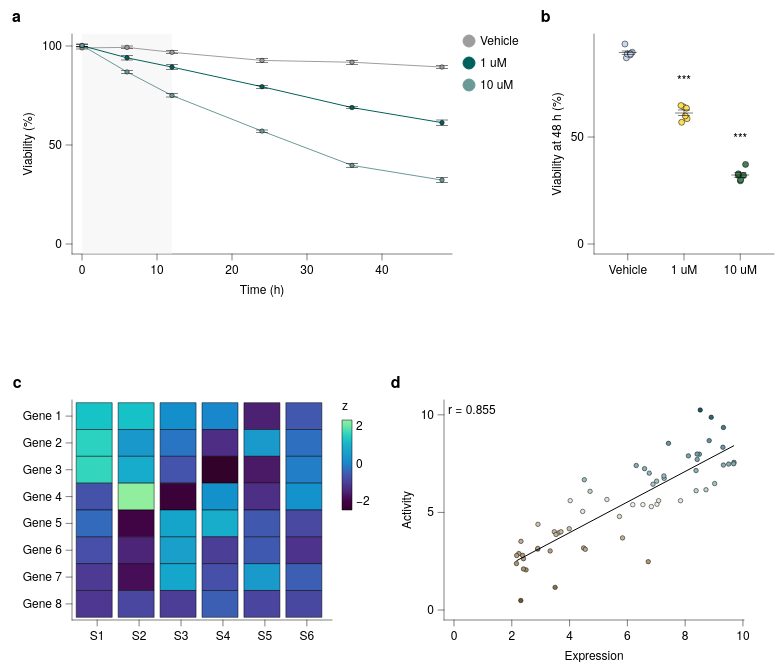

Here is the Vega-Lite specification saved for this chart:
### Vega-Lite specification from a JSON file in a GitHub repository (floating-point values rounded to 4 significant figures)
{"background": null, "config": {"arc": {"fill": "#DBDBDB", "fillOpacity": 1.0, "innerRadius": 25.0, "padAngle": 0.03, "stroke": "black", "strokeOpacity": 1, "strokeWidth": 0.25}, "area": {"fill": "#DBDBDB", "fillOpacity": 1.0, "stroke": "black", "strokeOpacity": 1, "strokeWidth": 0.25}, "axis": {"domain": true, "domainCap": "round", "domainColor": "black", "domainWidth": 0.25, "grid": false, "gridCap": "round", "gridColor": "#F1F1F1", "gridDash": [0, 0], "gridOpacity": 1.0, "gridWidth": 0.25, "labelColor": "black", "labelFont": "Helvetica Neue, HelveticaNeue, Helvetica, Arial, sans-serif", "labelFontSize": 6, "labelFontStyle": "normal", "labelFontWeight": 400, "offset": 0, "ticks": true, "tickCap": "round", "tickColor": "black", "tickRound": false, "tickSize": 3.0, "tickWidth": 0.25, "titleColor": "black", "titleFont": "Helvetica Neue, HelveticaNeue, Helvetica, Arial, sans-serif", "titleFontSize": 6, "titleFontStyle": "normal", "titleFontWeight": 400}, "axisX": {"domain": true, "labelAlign": "center", "labelAngle": 0, "labels": true, "ticks": true, "translate": 0}, "axisY": {"domain": true, "labelAlign": "right", "labelAngle": 0, "labels": true, "ticks": true, "translate": 0}, "axisRight": {"domain": true, "labelAlign": "left", "labelAngle": 0, "labels": true, "ticks": true, "translate": 0}, "axisTop": {"domain": true, "labelAlign": "center", "labelAngle": 0, "labels": true, "ticks": true, "translate": 0}, "axisBand": {"tickOffset": 0}, "bar": {"fill": "#DBDBDB", "fillOpacity": 1.0, "stroke": "black", "strokeOpacity": 1, "strokeWidth": 0.25}, "boxplot": {"size": 9.0, "ticks": {"cornerRadius": 0.25, "fill": "black", "opacity": 1, "size": 4.5, "thickness": 0.25}, "box": {"fillOpacity": 1.0, "stroke": "black", "strokeOpacity": 1, "strokeWidth": 0.25}, "median": {"cornerRadius": 0, "fill": "black", "fillOpacity": 1.0, "opacity": 1, "size": 9.0, "thickness": 0.25}, "rule": {"fill": "black", "fillOpacity": 1.0, "size": 10.0, "stroke": "black", "strokeDash": [0, 0], "strokeOpacity": 1, "strokeWidth": 0.25}, "outliers": {"color": "black", "fill": "black", "fillOpacity": 1.0, "size": 0, "stroke": "black", "strokeOpacity": 1, "strokeWidth": 0.25}}, "circle": {"fill": "black", "fillOpacity": 1.0, "size": 1.25, "stroke": null, "strokeOpacity": 1, "strokeWidth": 0.25}, "errorband": {"band": {"fillOpacity": 0.6, "stroke": null, "strokeWidth": 0.25, "strokeOpacity": 1}, "borders": {"opacity": 0, "strokeOpacity": 1, "strokeWidth": 0.25}}, "errorbar": {"opacity": 1, "rule": {"strokeDash": [0, 0], "strokeWidth": 0.25}, "ticks": {"color": "black", "cornerRadius": 0.125, "opacity": 1, "size": 6.0, "thickness": 0.25}, "thickness": 0.25}, "font": "Helvetica Neue, HelveticaNeue, Helvetica, Arial, sans-serif", "geoshape": {"fill": "#DBDBDB", "fillOpacity": 1.0, "stroke": "black", "strokeOpacity": 1, "strokeWidth": 0.25}, "header": {"labelColor": "black", "labelFont": "Helvetica Neue, HelveticaNeue, Helvetica, Arial, sans-serif", "labelFontSize": 6, "labelFontStyle": "normal", "labelFontWeight": 400, "titleColor": "black", "titleFont": "Helvetica Neue, HelveticaNeue, Helvetica, Arial, sans-serif", "titleFontSize": 6, "titleFontStyle": "normal", "titleFontWeight": 400, "titlePadding": 0}, "legend": {"disable": false, "offset": 4.5, "titlePadding": 4, "labelOffset": 2, "gradientLabelOffset": 2, "columnPadding": 4, "rowPadding": 2, "gradientThickness": 5, "gradientOpacity": 1.0, "gradientStrokeColor": "black", "gradientStrokeWidth": 0.25, "labelColor": "black", "labelFont": "Helvetica Neue, HelveticaNeue, Helvetica, Arial, sans-serif", "labelFontSize": 6, "labelFontStyle": "normal", "labelFontWeight": 400, "strokeColor": "black", "strokeWidth": 0, "symbolSize": 36, "symbolStrokeColor": "black", "symbolStrokeWidth": 0.25, "titleColor": "black", "titleFont": "Helvetica Neue, HelveticaNeue, Helvetica, Arial, sans-serif", "titleFontSize": 6, "titleFontStyle": "normal", "titleFontWeight": 400}, "line": {"color": "black", "stroke": "black", "strokeCap": "butt", "strokeDash": [0, 0], "strokeOpacity": 1, "strokeWidth": 0.5}, "point": {"filled": true, "fill": "#DBDBDB", "fillOpacity": 1.0, "size": 5.0, "stroke": "black", "strokeOpacity": 1, "strokeWidth": 0.25}, "range": {"category": ["#9D9D9D", "#28287D", "#004225", "#47266F", "#00605D", "#DBDBDB", "#7983C1", "#6E927B", "#937FB4", "#699A97"], "diverging": {"scheme": ["#4F4265", "#6A5C82", "#85789D", "#A196B7", "#BDB5CE", "#D8D6DD", "#F6F6F6", "#CED8D7", "#9DBFBD", "#75A3A0", "#518683", "#326967", "#164D4B"]}, "heatmap": {"scheme": ["#440154", "#472270", "#433E82", "#38598C", "#2C728E", "#238A8D", "#24A086", "#39B578", "#5DC862", "#96D646", "#CAE02D", "#FDE724"]}, "ordinal": {"scheme": ["#F1F1F1", "#DBDBDB", "#C6C6C6", "#B2B2B2", "#9D9D9D", "#898989", "#767676", "#636363", "#515151", "#404040", "#2F2F2F", "#1F1F1F"]}, "ramp": {"scheme": ["#440154", "#472270", "#433E82", "#38598C", "#2C728E", "#238A8D", "#24A086", "#39B578", "#5DC862", "#96D646", "#CAE02D", "#FDE724"]}}, "rule": {"color": "black", "stroke": "black", "strokeCap": "round", "strokeDash": [2, 2], "strokeOpacity": 1, "strokeWidth": 0.25}, "scale": {"barBandPaddingInner": 0.1, "rectBandPaddingInner": 0, "tickBandPaddingInner": 0.1, "bandPaddingOuter": 0.1, "bandWithNestedOffsetPaddingInner": 0.2, "bandWithNestedOffsetPaddingOuter": 0.2, "offsetBandPaddingInner": 0, "offsetBandPaddingOuter": 0, "continuousPadding": 5.0, "round": false}, "rect": {"fill": "#DBDBDB", "fillOpacity": 1.0, "stroke": "black", "strokeOpacity": 1, "strokeWidth": 0.25}, "square": {"fill": "#DBDBDB", "fillOpacity": 1.0, "size": 10.0, "stroke": "black", "strokeOpacity": 1, "strokeWidth": 0.25}, "text": {"color": "black", "font": "Helvetica Neue, HelveticaNeue, Helvetica, Arial, sans-serif", "fontSize": 6, "fontStyle": "normal", "fontWeight": 400}, "tick": {"color": "black", "cornerRadius": 0.125, "opacity": 1.0, "size": 9.0, "thickness": 0.25}, "title": {"anchor": "middle", "frame": "group", "color": "black", "font": "Helvetica Neue, HelveticaNeue, Helvetica, Arial, sans-serif", "fontSize": 6, "fontStyle": "normal", "fontWeight": 400, "subtitleColor": "black", "subtitleFont": "Helvetica Neue, HelveticaNeue, Helvetica, Arial, sans-serif", "subtitleFontSize": 6, "subtitleFontStyle": "normal", "subtitleFontWeight": 400}, "trail": {"color": "black", "opacity": 1, "size": 0.5}, "view": {"continuousWidth": 100, "continuousHeight": 100, "discreteWidth": 100, "discreteHeight": 100, "fill": null, "stroke": null, "strokeWidth": 0.25}}, "vconcat": [{"hconcat": [{"vconcat": [{"layer": [{"mark": {"type": "rect", "color": "#F1F1F1", "cornerRadius": 0, "opacity": 0.5, "stroke": null, "strokeOpacity": 0, "strokeWidth": 0}, "encoding": {"x": {"datum": 0.0}, "x2": {"datum": 12.0}}, "name": "__dsshade_1"}, {"data": {"name": "data-2df8fcd8789482323111f1ef45e04648"}, "mark": {"type": "line"}, "encoding": {"color": {"field": "dose", "scale": {"range": ["#9D9D9D", "#00605D", "#699A97"]}, "sort": ["Vehicle", "1 uM", "10 uM"], "title": null, "type": "nominal"}, "x": {"field": "hour", "scale": {"domain": [0, 48], "nice": false}, "title": "Time (h)", "type": "quantitative"}, "y": {"aggregate": "mean", "field": "viability", "title": "Viability (%)", "type": "quantitative", "scale": {"nice": false}}}}, {"data": {"name": "data-2df8fcd8789482323111f1ef45e04648"}, "mark": {"type": "errorbar", "extent": "stderr"}, "encoding": {"detail": {"field": "dose", "type": "nominal"}, "x": {"field": "hour", "scale": {"domain": [0, 48], "nice": false}, "title": "Time (h)", "type": "quantitative"}, "y": {"field": "viability", "title": "", "type": "quantitative", "scale": {"nice": false}}}}, {"data": {"name": "data-2df8fcd8789482323111f1ef45e04648"}, "mark": {"type": "point", "filled": true}, "encoding": {"color": {"field": "dose", "scale": {"range": ["#9D9D9D", "#00605D", "#699A97"]}, "sort": ["Vehicle", "1 uM", "10 uM"], "title": null, "type": "nominal"}, "x": {"field": "hour", "scale": {"domain": [0, 48], "nice": false}, "title": "Time (h)", "type": "quantitative"}, "y": {"aggregate": "mean", "field": "viability", "title": "", "type": "quantitative", "scale": {"nice": false}}}}], "height": 110, "width": 190}], "data": {"name": "data-f649f9d1c293ec8042ca0358e3477a5a"}, "name": "__dsfigure_label_1", "title": {"text": "a", "anchor": "start", "dx": -5, "dy": 0, "fontSize": 8, "fontWeight": 700, "frame": "bounds"}}, {"vconcat": [{"layer": [{"data": {"name": "data-57725c74331da9a384eb74789823cfd5"}, "mark": {"type": "circle", "opacity": 1.0, "size": 9.0, "stroke": "black", "strokeOpacity": 1, "strokeWidth": 0.25}, "encoding": {"color": {"field": "dose", "legend": null, "scale": {"domain": ["Vehicle", "1 uM", "10 uM"], "range": ["#C6D9F1", "#FDDD5D", "#438156"]}, "sort": ["Vehicle", "1 uM", "10 uM"], "title": null, "type": "nominal"}, "x": {"axis": {}, "field": "dose", "scale": {"domain": ["Vehicle", "1 uM", "10 uM"]}, "sort": ["Vehicle", "1 uM", "10 uM"], "title": null, "type": "nominal"}, "xOffset": {"field": "jitter_x", "scale": {"domain": [-2.65, 2.65], "range": [8.6, 13.9]}, "type": "quantitative"}, "y": {"field": "viability", "title": "Viability at 48 h (%)", "type": "quantitative", "scale": {"nice": false}}}}, {"data": {"name": "data-367dc2c68b38cfd54792e89a209c9a37"}, "mark": {"type": "errorbar"}, "encoding": {"x": {"axis": {}, "field": "dose", "scale": {"domain": ["Vehicle", "1 uM", "10 uM"]}, "sort": ["Vehicle", "1 uM", "10 uM"], "title": null, "type": "nominal"}, "y": {"field": "__mean", "title": "Viability at 48 h (%)", "type": "quantitative", "scale": {"nice": false}}, "yError": {"field": "__error"}}}, {"data": {"name": "data-367dc2c68b38cfd54792e89a209c9a37"}, "mark": {"type": "tick"}, "encoding": {"x": {"axis": {}, "field": "dose", "scale": {"domain": ["Vehicle", "1 uM", "10 uM"]}, "sort": ["Vehicle", "1 uM", "10 uM"], "title": null, "type": "nominal"}, "y": {"field": "__mean", "title": "Viability at 48 h (%)", "type": "quantitative", "scale": {"nice": false}}}}, {"layer": [{"data": {"values": [{"y": 64.74, "label": "***", "__dysonsphere__": 1}]}, "mark": {"type": "text", "align": "center", "baseline": "bottom", "dy": -10.0, "fontSize": 6}, "encoding": {"text": {"field": "label", "type": "nominal"}, "x": {"value": 45.0}, "y": {"field": "y", "type": "quantitative", "scale": {"nice": false}}}}, {"data": {"values": [{"y": 37.21, "label": "***", "__dysonsphere__": 1}]}, "mark": {"type": "text", "align": "center", "baseline": "bottom", "dy": -10.0, "fontSize": 6}, "encoding": {"text": {"field": "label", "type": "nominal"}, "x": {"value": 73.12}, "y": {"field": "y", "type": "quantitative", "scale": {"nice": false}}}}], "name": "__dysonsphere_750940f550e4b966_1"}], "height": 110, "width": 90}], "name": "__dsfigure_label_2", "title": {"text": "b", "anchor": "start", "dx": -5, "dy": 0, "fontSize": 8, "fontWeight": 700, "frame": "bounds"}}], "resolve": {"scale": {"color": "independent"}}, "spacing": 10}, {"hconcat": [{"vconcat": [{"mark": {"type": "rect"}, "encoding": {"color": {"field": "z", "scale": {"range": ["#32022B", "#43044D", "#4D338C", "#484DA6", "#1D83CA", "#1D9CCB", "#23B5C9", "#4DE0B4", "#91EE9F"]}, "title": "z", "type": "quantitative", "legend": {"gradientLength": 45.0}}, "x": {"field": "sample", "title": null, "type": "nominal"}, "y": {"field": "gene", "title": null, "type": "nominal"}}, "height": 110, "width": 130}], "data": {"name": "data-a21647c02a1d24cb6cbfe2bbd9a7734f"}, "name": "__dsfigure_label_3", "title": {"text": "c", "anchor": "start", "dx": -5, "dy": 0, "fontSize": 8, "fontWeight": 700, "frame": "bounds"}}, {"vconcat": [{"layer": [{"data": {"name": "data-049ae1e054d46cab2c22a6cf55834b21"}, "mark": {"type": "point", "filled": true}, "encoding": {"color": {"field": "activity", "legend": null, "scale": {"range": ["#6F572A", "#9E875F", "#B5A17F", "#CABBA2", "#F4F1E9", "#9DBFC6", "#78A5AF", "#558B96", "#1A5762"]}, "title": null, "type": "quantitative"}, "x": {"field": "expression", "title": "Expression", "type": "quantitative", "scale": {"nice": false}}, "y": {"field": "activity", "title": "Activity", "type": "quantitative", "scale": {"nice": false}}}}, {"layer": [{"data": {"name": "data-ff6682bfcc01d8060f743c19712dd229"}, "mark": {"type": "line"}, "encoding": {"x": {"field": "expression", "type": "quantitative", "scale": {"nice": false}}, "y": {"field": "activity", "type": "quantitative", "scale": {"nice": false}}}}, {"data": {"values": [{"__dysonsphere__": 1}]}, "mark": {"type": "text", "align": "left", "angle": 0, "baseline": "top", "dx": 0, "dy": 0, "fontSize": 6, "opacity": 1.0}, "encoding": {"text": {"value": "r = 0.855"}, "x": {"value": 2}, "y": {"value": 2}}}], "name": "__dysonsphere_4a0d6e838e0e7d52_2"}], "height": 110, "width": 150}], "name": "__dsfigure_label_4", "title": {"text": "d", "anchor": "start", "dx": -5, "dy": 0, "fontSize": 8, "fontWeight": 700, "frame": "bounds"}}], "resolve": {"scale": {"color": "independent"}}, "spacing": 10}], "resolve": {"scale": {"color": "independent"}}, "spacing": 40, "$schema": "https://vega.github.io/schema/vega-lite/v6.4.1.json", "datasets": {"data-f649f9d1c293ec8042ca0358e3477a5a": [{"__dummy": 0, "__dysonsphere__": 1}], "data-2df8fcd8789482323111f1ef45e04648": [{"dose": "Vehicle", "hour": 0, "viability": 100.0}, {"dose": "Vehicle", "hour": 0, "viability": 100.7}, {"dose": "Vehicle", "hour": 0, "viability": 99.31}, {"dose": "Vehicle", "hour": 0, "viability": 97.77}, {"dose": "Vehicle", "hour": 0, "viability": 98.86}, {"dose": "Vehicle", "hour": 0, "viability": 97.52}, {"dose": "Vehicle", "hour": 6, "viability": 98.96}, {"dose": "Vehicle", "hour": 6, "viability": 102.2}, {"dose": "Vehicle", "hour": 6, "viability": 97.58}, {"dose": "Vehicle", "hour": 6, "viability": 97.26}, {"dose": "Vehicle", "hour": 6, "viability": 100.0}, {"dose": "Vehicle", "hour": 6, "viability": 99.7}, {"dose": "Vehicle", "hour": 12, "viability": 97.89}, {"dose": "Vehicle", "hour": 12, "viability": 95.3}, {"dose": "Vehicle", "hour": 12, "viability": 97.56}, {"dose": "Vehicle", "hour": 12, "viability": 99.37}, {"dose": "Vehicle", "hour": 12, "viability": 94.27}, {"dose": "Vehicle", "hour": 12, "viability": 96.48}, {"dose": "Vehicle", "hour": 24, "viability": 90.56}, {"dose": "Vehicle", "hour": 24, "viability": 92.09}, {"dose": "Vehicle", "hour": 24, "viability": 90.71}, {"dose": "Vehicle", "hour": 24, "viability": 94.73}, {"dose": "Vehicle", "hour": 24, "viability": 92.14}, {"dose": "Vehicle", "hour": 24, "viability": 95.99}, {"dose": "Vehicle", "hour": 36, "viability": 93.44}, {"dose": "Vehicle", "hour": 36, "viability": 92.59}, {"dose": "Vehicle", "hour": 36, "viability": 86.76}, {"dose": "Vehicle", "hour": 36, "viability": 91.71}, {"dose": "Vehicle", "hour": 36, "viability": 92.93}, {"dose": "Vehicle", "hour": 36, "viability": 93.34}, {"dose": "Vehicle", "hour": 48, "viability": 87.02}, {"dose": "Vehicle", "hour": 48, "viability": 89.65}, {"dose": "Vehicle", "hour": 48, "viability": 88.4}, {"dose": "Vehicle", "hour": 48, "viability": 88.82}, {"dose": "Vehicle", "hour": 48, "viability": 93.5}, {"dose": "Vehicle", "hour": 48, "viability": 88.83}, {"dose": "1 uM", "hour": 0, "viability": 99.92}, {"dose": "1 uM", "hour": 0, "viability": 102.2}, {"dose": "1 uM", "hour": 0, "viability": 98.54}, {"dose": "1 uM", "hour": 0, "viability": 99.72}, {"dose": "1 uM", "hour": 0, "viability": 100.3}, {"dose": "1 uM", "hour": 0, "viability": 100.2}, {"dose": "1 uM", "hour": 6, "viability": 91.11}, {"dose": "1 uM", "hour": 6, "viability": 94.37}, {"dose": "1 uM", "hour": 6, "viability": 97.57}, {"dose": "1 uM", "hour": 6, "viability": 90.31}, {"dose": "1 uM", "hour": 6, "viability": 96.32}, {"dose": "1 uM", "hour": 6, "viability": 94.47}, {"dose": "1 uM", "hour": 12, "viability": 87.09}, {"dose": "1 uM", "hour": 12, "viability": 93.69}, {"dose": "1 uM", "hour": 12, "viability": 90.6}, {"dose": "1 uM", "hour": 12, "viability": 85.69}, {"dose": "1 uM", "hour": 12, "viability": 88.88}, {"dose": "1 uM", "hour": 12, "viability": 90.13}, {"dose": "1 uM", "hour": 24, "viability": 78.19}, {"dose": "1 uM", "hour": 24, "viability": 80.37}, {"dose": "1 uM", "hour": 24, "viability": 78.5}, {"dose": "1 uM", "hour": 24, "viability": 80.33}, {"dose": "1 uM", "hour": 24, "viability": 82.26}, {"dose": "1 uM", "hour": 24, "viability": 76.97}, {"dose": "1 uM", "hour": 36, "viability": 70.28}, {"dose": "1 uM", "hour": 36, "viability": 68.61}, {"dose": "1 uM", "hour": 36, "viability": 70.09}, {"dose": "1 uM", "hour": 36, "viability": 66.8}, {"dose": "1 uM", "hour": 36, "viability": 68.32}, {"dose": "1 uM", "hour": 36, "viability": 69.28}, {"dose": "1 uM", "hour": 48, "viability": 64.13}, {"dose": "1 uM", "hour": 48, "viability": 64.74}, {"dose": "1 uM", "hour": 48, "viability": 58.57}, {"dose": "1 uM", "hour": 48, "viability": 59.89}, {"dose": "1 uM", "hour": 48, "viability": 63.5}, {"dose": "1 uM", "hour": 48, "viability": 56.9}, {"dose": "10 uM", "hour": 0, "viability": 98.84}, {"dose": "10 uM", "hour": 0, "viability": 99.76}, {"dose": "10 uM", "hour": 0, "viability": 103.1}, {"dose": "10 uM", "hour": 0, "viability": 101.7}, {"dose": "10 uM", "hour": 0, "viability": 99.18}, {"dose": "10 uM", "hour": 0, "viability": 99.08}, {"dose": "10 uM", "hour": 6, "viability": 85.96}, {"dose": "10 uM", "hour": 6, "viability": 90.4}, {"dose": "10 uM", "hour": 6, "viability": 85.52}, {"dose": "10 uM", "hour": 6, "viability": 85.83}, {"dose": "10 uM", "hour": 6, "viability": 87.47}, {"dose": "10 uM", "hour": 6, "viability": 86.29}, {"dose": "10 uM", "hour": 12, "viability": 74.48}, {"dose": "10 uM", "hour": 12, "viability": 72.19}, {"dose": "10 uM", "hour": 12, "viability": 74.95}, {"dose": "10 uM", "hour": 12, "viability": 73.87}, {"dose": "10 uM", "hour": 12, "viability": 77.89}, {"dose": "10 uM", "hour": 12, "viability": 76.61}, {"dose": "10 uM", "hour": 24, "viability": 56.15}, {"dose": "10 uM", "hour": 24, "viability": 57.89}, {"dose": "10 uM", "hour": 24, "viability": 55.36}, {"dose": "10 uM", "hour": 24, "viability": 58.84}, {"dose": "10 uM", "hour": 24, "viability": 56.2}, {"dose": "10 uM", "hour": 24, "viability": 57.67}, {"dose": "10 uM", "hour": 36, "viability": 38.92}, {"dose": "10 uM", "hour": 36, "viability": 43.01}, {"dose": "10 uM", "hour": 36, "viability": 37.93}, {"dose": "10 uM", "hour": 36, "viability": 37.06}, {"dose": "10 uM", "hour": 36, "viability": 41.39}, {"dose": "10 uM", "hour": 36, "viability": 39.9}, {"dose": "10 uM", "hour": 48, "viability": 32.01}, {"dose": "10 uM", "hour": 48, "viability": 37.21}, {"dose": "10 uM", "hour": 48, "viability": 29.52}, {"dose": "10 uM", "hour": 48, "viability": 30.04}, {"dose": "10 uM", "hour": 48, "viability": 32.11}, {"dose": "10 uM", "hour": 48, "viability": 32.83}], "data-57725c74331da9a384eb74789823cfd5": [{"dose": "Vehicle", "hour": 48, "viability": 87.02, "jitter_x": -0.6855}, {"dose": "Vehicle", "hour": 48, "viability": 89.65, "jitter_x": 2.252}, {"dose": "Vehicle", "hour": 48, "viability": 88.4, "jitter_x": 1.224}, {"dose": "Vehicle", "hour": 48, "viability": 88.82, "jitter_x": -0.2527}, {"dose": "Vehicle", "hour": 48, "viability": 93.5, "jitter_x": -1.419}, {"dose": "Vehicle", "hour": 48, "viability": 88.83, "jitter_x": 1.329}, {"dose": "1 uM", "hour": 48, "viability": 64.13, "jitter_x": -0.221}, {"dose": "1 uM", "hour": 48, "viability": 64.74, "jitter_x": -1.523}, {"dose": "1 uM", "hour": 48, "viability": 58.57, "jitter_x": 1.532}, {"dose": "1 uM", "hour": 48, "viability": 59.89, "jitter_x": 0.6424}, {"dose": "1 uM", "hour": 48, "viability": 63.5, "jitter_x": 1.261}, {"dose": "1 uM", "hour": 48, "viability": 56.9, "jitter_x": -1.167}, {"dose": "10 uM", "hour": 48, "viability": 32.01, "jitter_x": 1.659}, {"dose": "10 uM", "hour": 48, "viability": 37.21, "jitter_x": 2.65}, {"dose": "10 uM", "hour": 48, "viability": 29.52, "jitter_x": 0.0485}, {"dose": "10 uM", "hour": 48, "viability": 30.04, "jitter_x": 0.1995}, {"dose": "10 uM", "hour": 48, "viability": 32.11, "jitter_x": -1.006}, {"dose": "10 uM", "hour": 48, "viability": 32.83, "jitter_x": -0.9161}], "data-367dc2c68b38cfd54792e89a209c9a37": [{"dose": "Vehicle", "__mean": 89.37, "__error": 0.8977, "__dysonsphere__": 1}, {"dose": "1 uM", "__mean": 61.29, "__error": 1.335, "__dysonsphere__": 1}, {"dose": "10 uM", "__mean": 32.29, "__error": 1.116, "__dysonsphere__": 1}], "data-a21647c02a1d24cb6cbfe2bbd9a7734f": [{"gene": "Gene 1", "sample": "S1", "z": 1.324}, {"gene": "Gene 1", "sample": "S2", "z": 1.294}, {"gene": "Gene 1", "sample": "S3", "z": 0.2025}, {"gene": "Gene 1", "sample": "S4", "z": 0.01991}, {"gene": "Gene 1", "sample": "S5", "z": -1.534}, {"gene": "Gene 1", "sample": "S6", "z": -0.5792}, {"gene": "Gene 2", "sample": "S1", "z": 1.535}, {"gene": "Gene 2", "sample": "S2", "z": 0.4455}, {"gene": "Gene 2", "sample": "S3", "z": -0.2402}, {"gene": "Gene 2", "sample": "S4", "z": -1.358}, {"gene": "Gene 2", "sample": "S5", "z": 0.4721}, {"gene": "Gene 2", "sample": "S6", "z": -0.3073}, {"gene": "Gene 3", "sample": "S1", "z": 1.589}, {"gene": "Gene 3", "sample": "S2", "z": 0.909}, {"gene": "Gene 3", "sample": "S3", "z": -0.6186}, {"gene": "Gene 3", "sample": "S4", "z": -2.498}, {"gene": "Gene 3", "sample": "S5", "z": -1.631}, {"gene": "Gene 3", "sample": "S6", "z": -0.1372}, {"gene": "Gene 4", "sample": "S1", "z": -0.6286}, {"gene": "Gene 4", "sample": "S2", "z": 2.347}, {"gene": "Gene 4", "sample": "S3", "z": -2.246}, {"gene": "Gene 4", "sample": "S4", "z": 0.2567}, {"gene": "Gene 4", "sample": "S5", "z": -1.345}, {"gene": "Gene 4", "sample": "S6", "z": 0.279}, {"gene": "Gene 5", "sample": "S1", "z": -0.369}, {"gene": "Gene 5", "sample": "S2", "z": -2.037}, {"gene": "Gene 5", "sample": "S3", "z": 0.7491}, {"gene": "Gene 5", "sample": "S4", "z": 0.9417}, {"gene": "Gene 5", "sample": "S5", "z": -0.5658}, {"gene": "Gene 5", "sample": "S6", "z": -0.7739}, {"gene": "Gene 6", "sample": "S1", "z": -0.6599}, {"gene": "Gene 6", "sample": "S2", "z": -1.475}, {"gene": "Gene 6", "sample": "S3", "z": 0.5986}, {"gene": "Gene 6", "sample": "S4", "z": -1.043}, {"gene": "Gene 6", "sample": "S5", "z": -0.5512}, {"gene": "Gene 6", "sample": "S6", "z": -1.293}, {"gene": "Gene 7", "sample": "S1", "z": -1.126}, {"gene": "Gene 7", "sample": "S2", "z": -1.778}, {"gene": "Gene 7", "sample": "S3", "z": 0.7571}, {"gene": "Gene 7", "sample": "S4", "z": -0.6541}, {"gene": "Gene 7", "sample": "S5", "z": 0.4659}, {"gene": "Gene 7", "sample": "S6", "z": -0.4867}, {"gene": "Gene 8", "sample": "S1", "z": -1.194}, {"gene": "Gene 8", "sample": "S2", "z": -0.8267}, {"gene": "Gene 8", "sample": "S3", "z": -1.06}, {"gene": "Gene 8", "sample": "S4", "z": -0.492}, {"gene": "Gene 8", "sample": "S5", "z": -0.8753}, {"gene": "Gene 8", "sample": "S6", "z": -0.7999}], "data-049ae1e054d46cab2c22a6cf55834b21": [{"expression": 3.623, "activity": 3.952}, {"expression": 2.406, "activity": 2.63}, {"expression": 3.703, "activity": 4.009}, {"expression": 9.324, "activity": 7.426}, {"expression": 8.721, "activity": 6.161}, {"expression": 2.899, "activity": 3.119}, {"expression": 6.83, "activity": 5.298}, {"expression": 5.834, "activity": 3.695}, {"expression": 6.757, "activity": 7.013}, {"expression": 7.274, "activity": 6.746}, {"expression": 4.453, "activity": 5.05}, {"expression": 9.691, "activity": 7.565}, {"expression": 5.727, "activity": 4.792}, {"expression": 7.025, "activity": 5.421}, {"expression": 7.082, "activity": 5.601}, {"expression": 3.471, "activity": 4.011}, {"expression": 2.495, "activity": 2.056}, {"expression": 5.292, "activity": 5.661}, {"expression": 8.112, "activity": 7.897}, {"expression": 8.522, "activity": 10.25}, {"expression": 7.84, "activity": 5.601}, {"expression": 2.906, "activity": 4.39}, {"expression": 9.307, "activity": 8.338}, {"expression": 8.416, "activity": 7.716}, {"expression": 9.022, "activity": 6.477}, {"expression": 6.186, "activity": 5.397}, {"expression": 9.325, "activity": 9.352}, {"expression": 2.373, "activity": 2.8}, {"expression": 2.242, "activity": 2.891}, {"expression": 2.162, "activity": 2.381}, {"expression": 4.022, "activity": 5.603}, {"expression": 3.989, "activity": 4.165}, {"expression": 3.5, "activity": 1.16}, {"expression": 6.536, "activity": 5.399}, {"expression": 2.312, "activity": 0.487}, {"expression": 6.723, "activity": 2.477}, {"expression": 3.328, "activity": 3.026}, {"expression": 7.423, "activity": 8.539}, {"expression": 2.169, "activity": 2.791}, {"expression": 4.485, "activity": 3.181}, {"expression": 9.507, "activity": 7.477}, {"expression": 6.307, "activity": 7.402}, {"expression": 8.493, "activity": 7.983}, {"expression": 7.264, "activity": 6.869}, {"expression": 6.886, "activity": 6.445}, {"expression": 3.53, "activity": 3.87}, {"expression": 6.595, "activity": 7.243}, {"expression": 2.317, "activity": 3.517}, {"expression": 8.413, "activity": 7.989}, {"expression": 9.681, "activity": 7.493}, {"expression": 8.832, "activity": 8.679}, {"expression": 2.406, "activity": 2.103}, {"expression": 4.709, "activity": 6.08}, {"expression": 4.544, "activity": 3.11}, {"expression": 2.902, "activity": 3.156}, {"expression": 7.013, "activity": 6.601}, {"expression": 8.38, "activity": 6.114}, {"expression": 4.51, "activity": 6.674}, {"expression": 8.902, "activity": 9.874}, {"expression": 8.377, "activity": 7.145}], "data-ff6682bfcc01d8060f743c19712dd229": [{"expression": 2.162, "activity": 2.521, "__dysonsphere__": 1}, {"expression": 9.691, "activity": 8.422, "__dysonsphere__": 1}]}}
